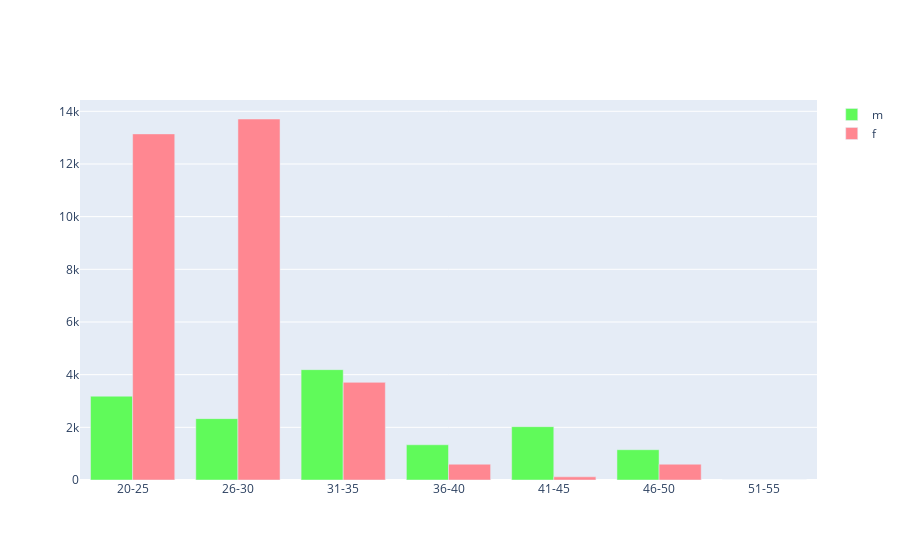

The code cell stored with this chart in its notebook:
### Code cell
demographics('year','2022','group')

### Figure 1 — Plotly figure (JSON) as saved in the notebook; plotly's stock layout.template omitted (floating-point values rounded to 4 significant figures)
{"data": [{"marker": {"color": "#60FA5A"}, "name": "m", "type": "bar", "x": ["20-25", "26-30", "31-35", "36-40", "41-45", "46-50", "51-55"], "y": [3182.0, 2330, 4190, 1338.0, 2025, 1150, 0]}, {"marker": {"color": "#FF8791"}, "name": "f", "type": "bar", "x": ["20-25", "26-30", "31-35", "36-40", "41-45", "46-50", "51-55"], "y": [13140.0, 13710.0, 3708.0, 600, 120, 600, 0]}], "layout": {"barmode": "group"}}
